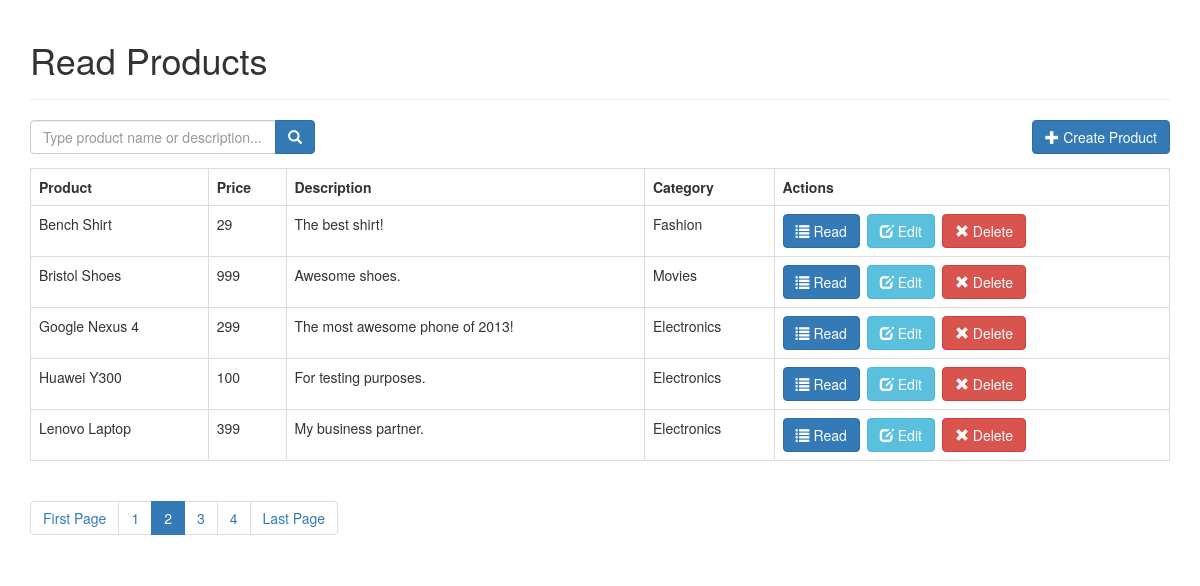
The app's page /index.php?page=2 with its own data.
### tables this page shows
CREATE TABLE IF NOT EXISTS `products` (
  `id` int(11) NOT NULL AUTO_INCREMENT,
  `name` varchar(32) NOT NULL,
  `description` text NOT NULL,
  `price` decimal(10,0) NOT NULL,
  `category_id` int(11) NOT NULL,
  `created` datetime NOT NULL,
  `modified` timestamp NOT NULL DEFAULT CURRENT_TIMESTAMP,
  PRIMARY KEY (`id`)
);

CREATE TABLE IF NOT EXISTS `categories` (
  `id` int(11) NOT NULL AUTO_INCREMENT,
  `name` varchar(256) NOT NULL,
  `description` text NOT NULL,
  `created` datetime NOT NULL,
  `modified` timestamp NOT NULL DEFAULT CURRENT_TIMESTAMP,
  PRIMARY KEY (`id`)
);

### index.php (called while the page is built, shortened)
<?php
include_once 'config/core.php';
include_once 'objects/product.php';
include_once 'objects/category.php';
$database = new Database();
$db = $database->getConnection();
$product = new Product($db);
$category = new Category($db);
include_once "header.php";
$stmt = $product->readAll($from_record_num, $records_per_page);
$total_rows=$product->countAll();
include_once "read_template.php";
include_once "footer.php";
?>

### objects/product.php (called while the page is built, shortened)
<?php
class Product{
    private $conn;
    private $table_name = "products";
    public function __construct($db){
        $this->conn = $db;
    }
    function readAll($from_record_num, $records_per_page){
    $query = "SELECT
                id, name, description, price, category_id
            FROM
                " . $this->table_name . "
            ORDER BY
                name ASC
            LIMIT
                {$from_record_num}, {$records_per_page}";
    $stmt = $this->conn->prepare( $query );
    $stmt->execute();
    return $stmt;
  }
  public function countAll(){
      $query = "SELECT id FROM " . $this->table_name . "";
      $stmt = $this->conn->prepare( $query );
      $stmt->execute();
      $num = $stmt->rowCount();
      return $num;
  }
}
?>

### config/core.php (called while the page is built)
<?php
$page = isset($_GET['page']) ? $_GET['page'] : 1;
$records_per_page = 5;
$from_record_num = ($records_per_page * $page) - $records_per_page;
?>

### objects/category.php (called while the page is built, shortened)
<?php
class Category{
    private $conn;
    private $table_name = "categories";
    public $id;
    public function __construct($db){
        $this->conn = $db;
    }
    function readName(){
      $query = "SELECT name FROM " . $this->table_name . " WHERE id = ? limit 0,1";
      $stmt = $this->conn->prepare( $query );
      $stmt->bindParam(1, $this->id);
      $stmt->execute();
      $row = $stmt->fetch(PDO::FETCH_ASSOC);
      $this->name = $row['name'];
    }
}
?>

### read_template.php (the view)
<?php
echo "<form role='search' action='search.php'>";
    echo "<div class='input-group col-md-3 pull-left margin-right-1em'>";
        $search_value=isset($search_term) ? "value='{$search_term}'" : "";
        echo "<input type='text' class='form-control' placeholder='Type product name or description...' name='s' id='srch-term' required {$search_value} />";
        echo "<div class='input-group-btn'>";
            echo "<button class='btn btn-primary' type='submit'><i class='glyphicon glyphicon-search'></i></button>";
        echo "</div>";
    echo "</div>";
echo "</form>";
echo "<div class='right-button-margin'>";
    echo "<a href='create_product.php' class='btn btn-primary pull-right'>";
        echo "<span class='glyphicon glyphicon-plus'></span> Create Product";
    echo "</a>";
echo "</div>";
if($total_rows>0){
    echo "<table class='table table-hover table-responsive table-bordered'>";
        echo "<tr>";
            echo "<th>Product</th>";
            echo "<th>Price</th>";
            echo "<th>Description</th>";
            echo "<th>Category</th>";
            echo "<th>Actions</th>";
        echo "</tr>";
        while ($row = $stmt->fetch(PDO::FETCH_ASSOC)){
            extract($row);
            echo "<tr>";
                echo "<td>{$name}</td>";
                echo "<td>{$price}</td>";
                echo "<td>{$description}</td>";
                echo "<td>";
                    $category->id = $category_id;
                    $category->readName();
                    echo $category->name;
                echo "</td>";
                echo "<td>";
                    echo "<a href='read_one.php?id={$id}' class='btn btn-primary left-margin'>";
                        echo "<span class='glyphicon glyphicon-list'></span> Read";
                    echo "</a>";
                    echo "<a href='update_product.php?id={$id}' class='btn btn-info left-margin'>";
                        echo "<span class='glyphicon glyphicon-edit'></span> Edit";
                    echo "</a>";
                    echo "<a delete-id='{$id}' class='btn btn-danger delete-object'>";
                        echo "<span class='glyphicon glyphicon-remove'></span> Delete";
                    echo "</a>";
                echo "</td>";
            echo "</tr>";
        }
    echo "</table>";
    include_once 'paging.php';
}
else{
    echo "<div class='alert alert-danger'>No products found.</div>";
}
?>

### libs/css/custom.css (style rules this page uses)
.left-margin { margin:0 .5em 0 0; }
.right-button-margin { margin: 0 0 1em 0; overflow: hidden; }

### records on screen
products: name "Bench Shirt", price "29", description "The best shirt!", category.name "Fashion"
products: name "Bristol Shoes", price "999", description "Awesome shoes.", category.name "Movies"
products: name "Google Nexus 4", price "299", description "The most awesome phone of 2013!", category.name "Electronics"
products: name "Huawei Y300", price "100", description "For testing purposes.", category.name "Electronics"
products: name "Lenovo Laptop", price "399", description "My business partner.", category.name "Electronics"

### other values on screen
$page_title "Read Products"
